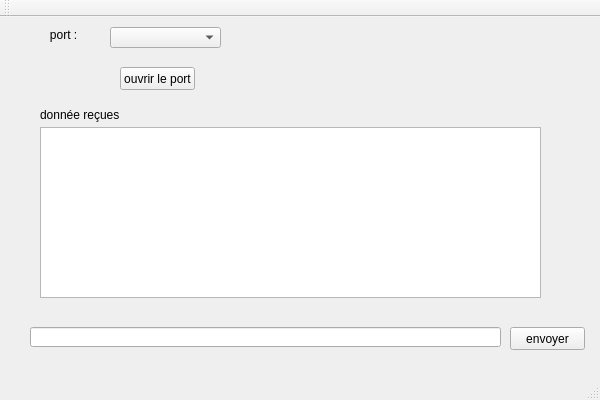
<?xml version="1.0" encoding="UTF-8"?>
<ui version="4.0">
 <class>emissionClass</class>
 <widget class="QMainWindow" name="emissionClass">
  <property name="geometry">
   <rect>
    <x>0</x>
    <y>0</y>
    <width>600</width>
    <height>400</height>
   </rect>
  </property>
  <property name="windowTitle">
   <string>emmison</string>
  </property>
  <widget class="QWidget" name="centralWidget">
   <widget class="QComboBox" name="comboBox">
    <property name="geometry">
     <rect>
      <x>110</x>
      <y>10</y>
      <width>111</width>
      <height>21</height>
     </rect>
    </property>
   </widget>
   <widget class="QLabel" name="label">
    <property name="geometry">
     <rect>
      <x>30</x>
      <y>10</y>
      <width>81</width>
      <height>16</height>
     </rect>
    </property>
    <property name="text">
     <string>      port :</string>
    </property>
   </widget>
   <widget class="QPushButton" name="pushButton">
    <property name="geometry">
     <rect>
      <x>120</x>
      <y>50</y>
      <width>75</width>
      <height>23</height>
     </rect>
    </property>
    <property name="text">
     <string>ouvrir le port</string>
    </property>
   </widget>
   <widget class="QLabel" name="label_2">
    <property name="geometry">
     <rect>
      <x>360</x>
      <y>20</y>
      <width>121</width>
      <height>20</height>
     </rect>
    </property>
    <property name="text">
     <string/>
    </property>
   </widget>
   <widget class="QTextEdit" name="textEdit">
    <property name="geometry">
     <rect>
      <x>40</x>
      <y>110</y>
      <width>501</width>
      <height>171</height>
     </rect>
    </property>
   </widget>
   <widget class="QLineEdit" name="lineEdit">
    <property name="geometry">
     <rect>
      <x>30</x>
      <y>310</y>
      <width>471</width>
      <height>20</height>
     </rect>
    </property>
   </widget>
   <widget class="QPushButton" name="pushButton_2">
    <property name="geometry">
     <rect>
      <x>510</x>
      <y>310</y>
      <width>75</width>
      <height>23</height>
     </rect>
    </property>
    <property name="text">
     <string>envoyer</string>
    </property>
   </widget>
   <widget class="QLabel" name="label_3">
    <property name="geometry">
     <rect>
      <x>40</x>
      <y>90</y>
      <width>101</width>
      <height>16</height>
     </rect>
    </property>
    <property name="text">
     <string>&lt;html&gt;&lt;head/&gt;&lt;body&gt;&lt;p&gt;&lt;span style=&quot; font-size:9pt;&quot;&gt;donnée reçues&lt;/span&gt;&lt;/p&gt;&lt;/body&gt;&lt;/html&gt;</string>
    </property>
   </widget>
  </widget>
  <widget class="QMenuBar" name="menuBar">
   <property name="geometry">
    <rect>
     <x>0</x>
     <y>0</y>
     <width>600</width>
     <height>21</height>
    </rect>
   </property>
  </widget>
  <widget class="QToolBar" name="mainToolBar">
   <attribute name="toolBarArea">
    <enum>TopToolBarArea</enum>
   </attribute>
   <attribute name="toolBarBreak">
    <bool>false</bool>
   </attribute>
  </widget>
  <widget class="QStatusBar" name="statusBar"/>
 </widget>
 <layoutdefault spacing="6" margin="11"/>
 <resources>
  <include location="emmison.qrc"/>
 </resources>
 <connections/>
 <slots>
  <slot>slot1()</slot>
 </slots>
</ui>
